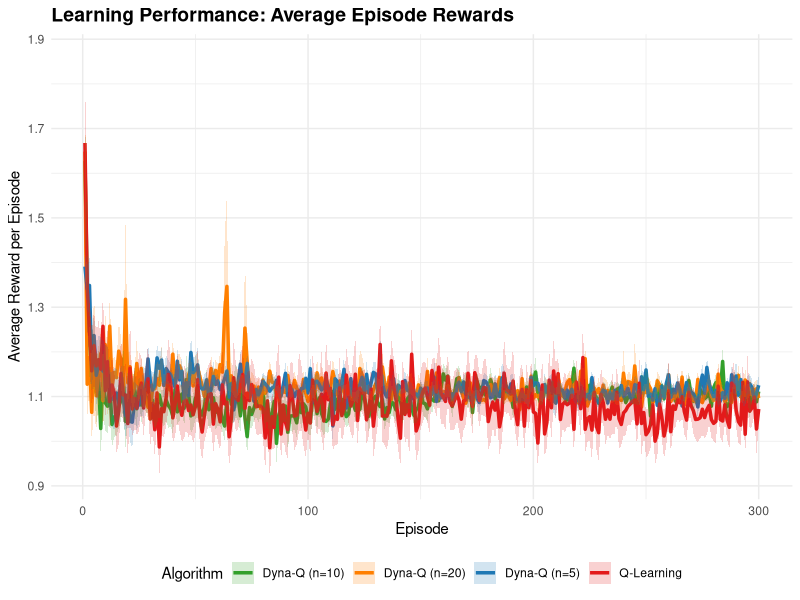
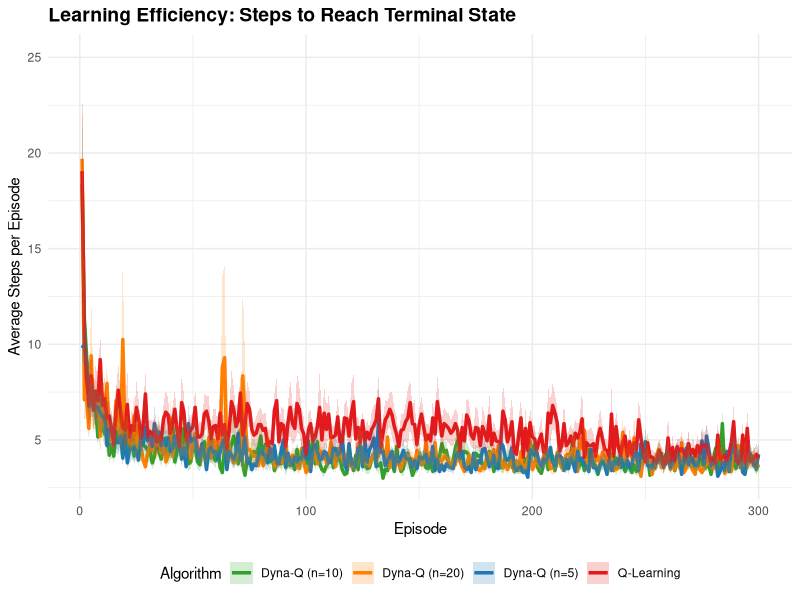
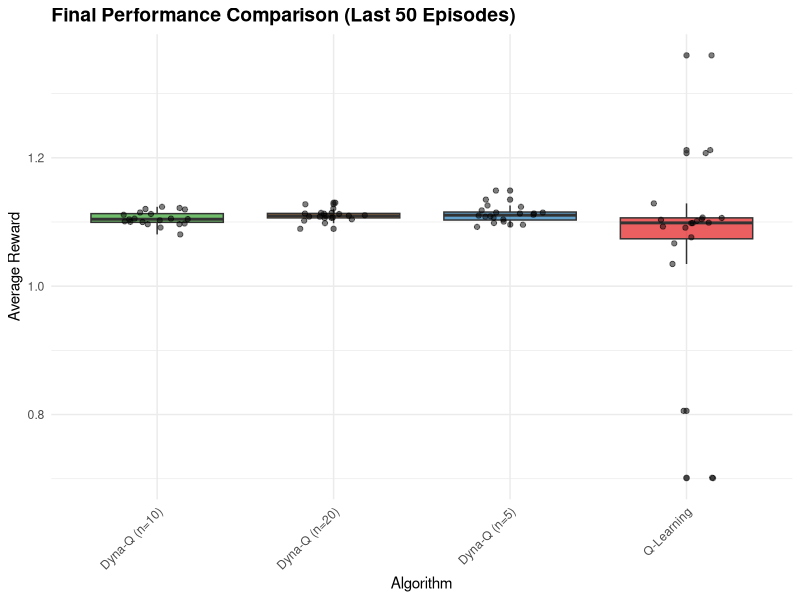

These charts were generated, in order, by the following R code:
## ---- chunk 1
# Environment parameters
n_states <- 10
n_actions <- 2
gamma <- 0.9
terminal_state <- n_states

# Transition and reward models (same as previous posts)
set.seed(42)
transition_model <- array(0, dim = c(n_states, n_actions, n_states))
reward_model <- array(0, dim = c(n_states, n_actions, n_states))

for (s in 1:(n_states - 1)) {
  transition_model[s, 1, s + 1] <- 0.9
  transition_model[s, 1, sample(1:n_states, 1)] <- 0.1
  transition_model[s, 2, sample(1:n_states, 1)] <- 0.8
  transition_model[s, 2, sample(1:n_states, 1)] <- 0.2
  
  for (s_prime in 1:n_states) {
    reward_model[s, 1, s_prime] <- ifelse(s_prime == n_states, 1.0, 0.1 * runif(1))
    reward_model[s, 2, s_prime] <- ifelse(s_prime == n_states, 0.5, 0.05 * runif(1))
  }
}

transition_model[n_states, , ] <- 0
reward_model[n_states, , ] <- 0

# Environment interaction function
sample_env <- function(s, a) {
  probs <- transition_model[s, a, ]
  s_prime <- sample(1:n_states, 1, prob = probs)
  reward <- reward_model[s, a, s_prime]
  list(s_prime = s_prime, reward = reward)
}
## ---- chunk 2
# Dyna-Q algorithm with episode-wise performance tracking
dyna_q <- function(episodes = 1000, alpha = 0.1, epsilon = 0.1, n_planning = 5) {
  Q <- matrix(0, nrow = n_states, ncol = n_actions)
  model_T <- array(NA, dim = c(n_states, n_actions))
  model_R <- array(NA, dim = c(n_states, n_actions))
  visited_sa <- list()
  
  episode_rewards <- numeric(episodes)
  episode_steps <- numeric(episodes)
  
  for (ep in 1:episodes) {
    s <- 1
    total_reward <- 0
    steps <- 0
    
    while (s != terminal_state && steps < 100) {  # Add max steps to prevent infinite loops
      if (runif(1) < epsilon) {
        a <- sample(1:n_actions, 1)
      } else {
        a <- which.max(Q[s, ])
      }
      
      outcome <- sample_env(s, a)
      s_prime <- outcome$s_prime
      r <- outcome$reward
      
      total_reward <- total_reward + r
      steps <- steps + 1
      
      Q[s, a] <- Q[s, a] + alpha * (r + gamma * max(Q[s_prime, ]) - Q[s, a])
      
      model_T[s, a] <- s_prime
      model_R[s, a] <- r
      
      sa_key <- paste(s, a, sep = "_")
      if (!(sa_key %in% names(visited_sa))) {
        visited_sa[[sa_key]] <- c(s, a)
      }
      
      if (length(visited_sa) > 0) {
        for (i in 1:n_planning) {
          sa_sample <- sample(visited_sa, 1)[[1]]
          s_plan <- sa_sample[1]
          a_plan <- sa_sample[2]
          
          if (!is.na(model_T[s_plan, a_plan])) {
            s_prime_plan <- model_T[s_plan, a_plan]
            r_plan <- model_R[s_plan, a_plan]
            
            Q[s_plan, a_plan] <- Q[s_plan, a_plan] + 
              alpha * (r_plan + gamma * max(Q[s_prime_plan, ]) - Q[s_plan, a_plan])
          }
        }
      }
      
      s <- s_prime
    }
    
    episode_rewards[ep] <- total_reward
    episode_steps[ep] <- steps
  }
  
  list(Q = Q, policy = apply(Q, 1, which.max), 
       episode_rewards = episode_rewards, episode_steps = episode_steps)
}

# Q-Learning with performance tracking
q_learning <- function(episodes = 1000, alpha = 0.1, epsilon = 0.1) {
  Q <- matrix(0, nrow = n_states, ncol = n_actions)
  episode_rewards <- numeric(episodes)
  episode_steps <- numeric(episodes)
  
  for (ep in 1:episodes) {
    s <- 1
    total_reward <- 0
    steps <- 0
    
    while (s != terminal_state && steps < 100) {
      a <- if (runif(1) < epsilon) sample(1:n_actions, 1) else which.max(Q[s, ])
      outcome <- sample_env(s, a)
      s_prime <- outcome$s_prime
      r <- outcome$reward
      
      total_reward <- total_reward + r
      steps <- steps + 1
      
      Q[s, a] <- Q[s, a] + alpha * (r + gamma * max(Q[s_prime, ]) - Q[s, a])
      s <- s_prime
    }
    
    episode_rewards[ep] <- total_reward
    episode_steps[ep] <- steps
  }
  
  list(Q = Q, policy = apply(Q, 1, which.max), 
       episode_rewards = episode_rewards, episode_steps = episode_steps)
}
## ---- chunk 3
# Run comprehensive experiments
set.seed(123)
n_runs <- 20
episodes <- 300

# Initialize results storage
all_results <- data.frame()

print("Running experiments...")

for (run in 1:n_runs) {
  cat("Run", run, "of", n_runs, "\n")
  
  # Run algorithms
  ql_result <- q_learning(episodes = episodes)
  dyna5_result <- dyna_q(episodes = episodes, n_planning = 5)
  dyna10_result <- dyna_q(episodes = episodes, n_planning = 10)
  dyna20_result <- dyna_q(episodes = episodes, n_planning = 20)
  
  # Store results
  run_data <- data.frame(
    episode = rep(1:episodes, 4),
    run = run,
    algorithm = rep(c("Q-Learning", "Dyna-Q (n=5)", "Dyna-Q (n=10)", "Dyna-Q (n=20)"), each = episodes),
    reward = c(ql_result$episode_rewards, dyna5_result$episode_rewards, 
               dyna10_result$episode_rewards, dyna20_result$episode_rewards),
    steps = c(ql_result$episode_steps, dyna5_result$episode_steps,
              dyna10_result$episode_steps, dyna20_result$episode_steps)
  )
  
  all_results <- rbind(all_results, run_data)
}
## ---- chunk 4
library(dplyr)
library(ggplot2)

# Compute smoothed averages
smoothed_results <- all_results %>%
  group_by(algorithm, episode) %>%
  summarise(
    mean_reward = mean(reward),
    se_reward = sd(reward) / sqrt(n()),
    mean_steps = mean(steps),
    se_steps = sd(steps) / sqrt(n()),
    .groups = 'drop'
  ) %>%
  group_by(algorithm) %>%
  mutate(
    smooth_reward = stats::filter(mean_reward, rep(1/10, 10), sides = 2),
    smooth_steps = stats::filter(mean_steps, rep(1/10, 10), sides = 2)
  )

# Create comprehensive visualization
# Plot 1: Learning Curves (Rewards)
p1 <- ggplot(smoothed_results, aes(x = episode, y = mean_reward, color = algorithm)) +
  geom_line(size = 1.2) +
  geom_ribbon(aes(ymin = mean_reward - se_reward, ymax = mean_reward + se_reward, fill = algorithm), 
              alpha = 0.2, color = NA) +
  scale_color_manual(values = c("Q-Learning" = "#E31A1C", "Dyna-Q (n=5)" = "#1F78B4", 
                                "Dyna-Q (n=10)" = "#33A02C", "Dyna-Q (n=20)" = "#FF7F00")) +
  scale_fill_manual(values = c("Q-Learning" = "#E31A1C", "Dyna-Q (n=5)" = "#1F78B4", 
                               "Dyna-Q (n=10)" = "#33A02C", "Dyna-Q (n=20)" = "#FF7F00")) +
  labs(title = "Learning Performance: Average Episode Rewards",
       x = "Episode", y = "Average Reward per Episode",
       color = "Algorithm", fill = "Algorithm") +
  theme_minimal() +
  theme(plot.title = element_text(size = 14, face = "bold"),
        legend.position = "bottom")

# Plot 2: Steps to Terminal (Efficiency)
p2 <- ggplot(smoothed_results, aes(x = episode, y = mean_steps, color = algorithm)) +
  geom_line(size = 1.2) +
  geom_ribbon(aes(ymin = mean_steps - se_steps, ymax = mean_steps + se_steps, fill = algorithm), 
              alpha = 0.2, color = NA) +
  scale_color_manual(values = c("Q-Learning" = "#E31A1C", "Dyna-Q (n=5)" = "#1F78B4", 
                                "Dyna-Q (n=10)" = "#33A02C", "Dyna-Q (n=20)" = "#FF7F00")) +
  scale_fill_manual(values = c("Q-Learning" = "#E31A1C", "Dyna-Q (n=5)" = "#1F78B4", 
                               "Dyna-Q (n=10)" = "#33A02C", "Dyna-Q (n=20)" = "#FF7F00")) +
  labs(title = "Learning Efficiency: Steps to Reach Terminal State",
       x = "Episode", y = "Average Steps per Episode",
       color = "Algorithm", fill = "Algorithm") +
  theme_minimal() +
  theme(plot.title = element_text(size = 14, face = "bold"),
        legend.position = "bottom")

# Plot 3: Final performance comparison (last 50 episodes)
final_performance <- all_results %>%
  filter(episode > episodes - 50) %>%
  group_by(algorithm, run) %>%
  summarise(avg_reward = mean(reward), .groups = 'drop')

p3 <- ggplot(final_performance, aes(x = algorithm, y = avg_reward, fill = algorithm)) +
  geom_boxplot(alpha = 0.7) +
  geom_point(position = position_jitter(width = 0.2), alpha = 0.5) +
  scale_fill_manual(values = c("Q-Learning" = "#E31A1C", "Dyna-Q (n=5)" = "#1F78B4", 
                               "Dyna-Q (n=10)" = "#33A02C", "Dyna-Q (n=20)" = "#FF7F00")) +
  labs(title = "Final Performance Comparison (Last 50 Episodes)",
       x = "Algorithm", y = "Average Reward",
       fill = "Algorithm") +
  theme_minimal() +
  theme(plot.title = element_text(size = 14, face = "bold"),
        axis.text.x = element_text(angle = 45, hjust = 1),
        legend.position = "none")

# Display all plots
print(p1)
print(p2)
print(p3)
